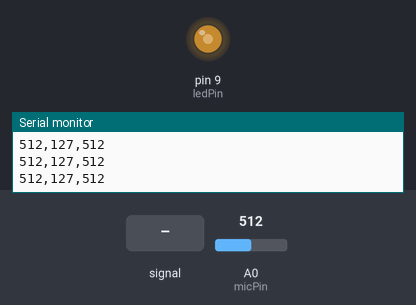
The sketch below on a simulated Arduino Uno, built with avr-gcc and run on an emulated ATmega328P. On the bench: output pins drawn as LEDs (lit = HIGH), the last lines printed to the serial monitor. The inputs (shaded band) are chosen by the test bench; at power-on: A0 (micPin) = 512.

Above: at 1.2 s.
1.3 s: A0 (micPin) fed a 200 Hz sine of ±460 counts around its level
4.3 s: A0 (micPin) set to 245
5.8 s: A0 (micPin) set to 108
At 6.9 s:
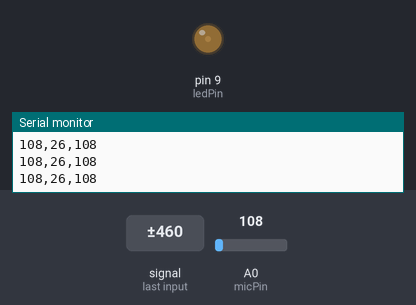
7.3 s: A0 (micPin) set to 88
At 7.7 s:
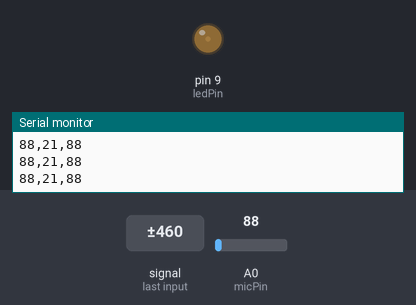
8.8 s: A0 (micPin) set to 856
At 10.0 s:
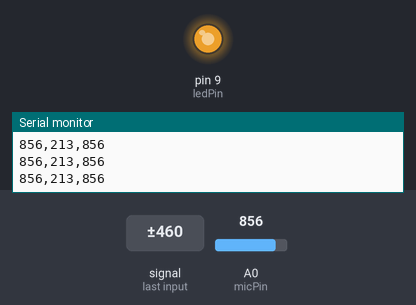
10.3 s: A0 (micPin) set to 883
At 11.8 s:
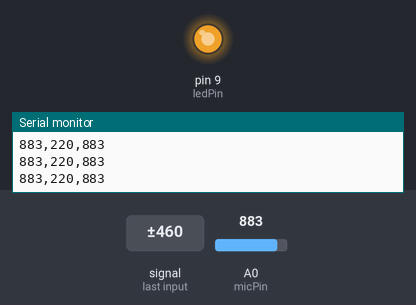
Timing chart, 0 to 12.8 s (numbered marks = the images above; inputs shaded):
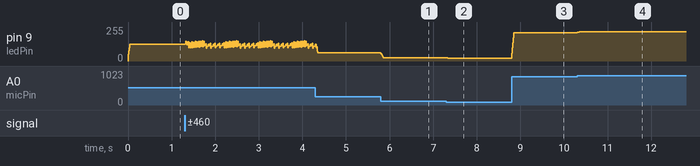

Measured:
- after the input at 5.8 s, pin 9 (ledPin): 61/255 → 26/255 at once
- after the input at 7.3 s, pin 9 (ledPin): 26/255 → 21/255 at once
- after the input at 8.8 s, pin 9 (ledPin): 21/255 → 213/255 at once
- after the input at 10.3 s, pin 9 (ledPin): 213/255 → 220/255 at once

The sketch:

max9814_arduino.ino
```cpp
/*
 * MAX9814 Microphone Amplifier with LED Sound Visualization
 * Source: faranux.com
 * Author: Faranux Team
 * Date: July 31, 2025
 *
 * Description:
 * This sketch uses the MAX9814 microphone amplifier module to detect sound levels
 * and visualize them using an LED. Supports both Serial Monitor and Serial Plotter
 * for data visualization. The LED brightness changes proportionally to the
 * detected sound intensity.
 *
 * Hardware Connections:
 * - MAX9814 OUT pin -> Arduino A0
 * - MAX9814 VDD -> Arduino 5V
 * - MAX9814 GND -> Arduino GND
 * - MAX9814 GAIN -> Leave floating for 60dB (or GND for 40dB, VDD for 50dB)
 * - LED positive -> Arduino pin 9 (PWM capable)
 * - LED negative -> GND (via 220-330Ω resistor)
*/

// Define hardware pins
const int ledPin = 9;      // PWM capable pin for LED
const int micPin = A0;     // Analog input from MAX9814
const int sampleDelay = 10; // Delay between readings (ms)

// Define audio processing constants
const int minSound = 0;    // Minimum sound level
const int maxSound = 1023; // Maximum sound level (10-bit ADC)
const int minBright = 0;   // Minimum LED brightness
const int maxBright = 255; // Maximum LED brightness (8-bit PWM)

// Variables for signal processing
int rawValue = 0;          // Raw analog reading
int mappedValue = 0;       // Mapped LED brightness value
const int numReadings = 5; // Number of readings to average
int readings[5];           // Array to store readings
int readIndex = 0;         // Current reading index
int total = 0;             // Running total of readings

void setup() {
  // Initialize serial communication for debugging/plotting
  Serial.begin(9600);

  // Configure LED pin as output
  pinMode(ledPin, OUTPUT);

  // Initialize readings array
  for (int i = 0; i < numReadings; i++) {
    readings[i] = 0;
  }

  // Initial LED state
  analogWrite(ledPin, minBright);

  // Print column headers for Serial Plotter
  Serial.println("Raw,Mapped,Average");
}

void loop() {
  // Read the analog value from MAX9814
  rawValue = analogRead(micPin);

  // Update running average
  total = total - readings[readIndex];
  readings[readIndex] = rawValue;
  total = total + readings[readIndex];
  readIndex = (readIndex + 1) % numReadings;
  int average = total / numReadings;

  // Map the averaged value to LED brightness
  mappedValue = map(average, minSound, maxSound, minBright, maxBright);
  mappedValue = constrain(mappedValue, minBright, maxBright);

  // Set LED brightness
  analogWrite(ledPin, mappedValue);

  // Output data for Serial Plotter (comma-separated values)
  Serial.print(rawValue);    // Raw signal
  Serial.print(",");
  Serial.print(mappedValue); // Mapped LED value
  Serial.print(",");
  Serial.println(average);   // Moving average

  delay(sampleDelay);
}
```
